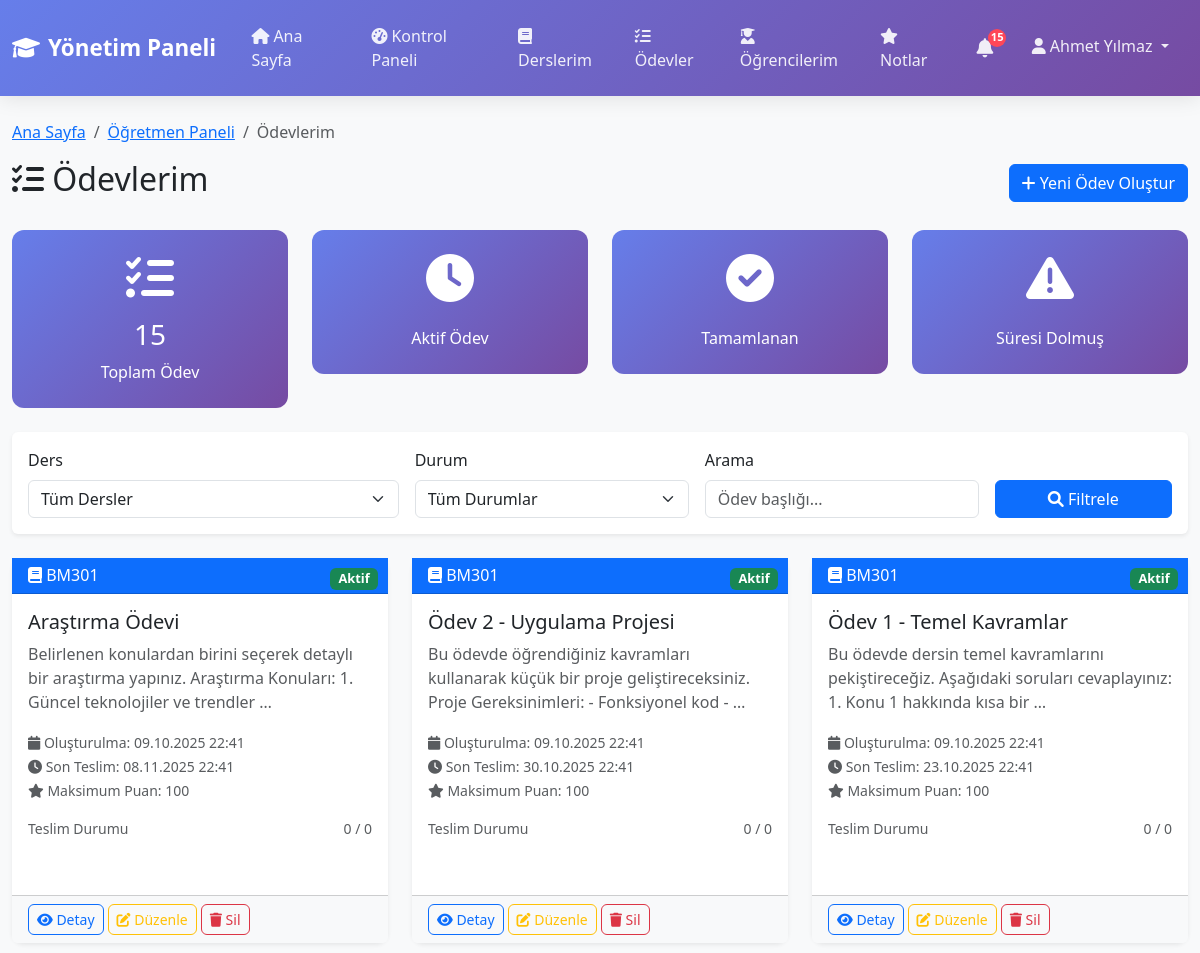
Before: /teachers/assignments/ (signed in, upper part) with the older database file.
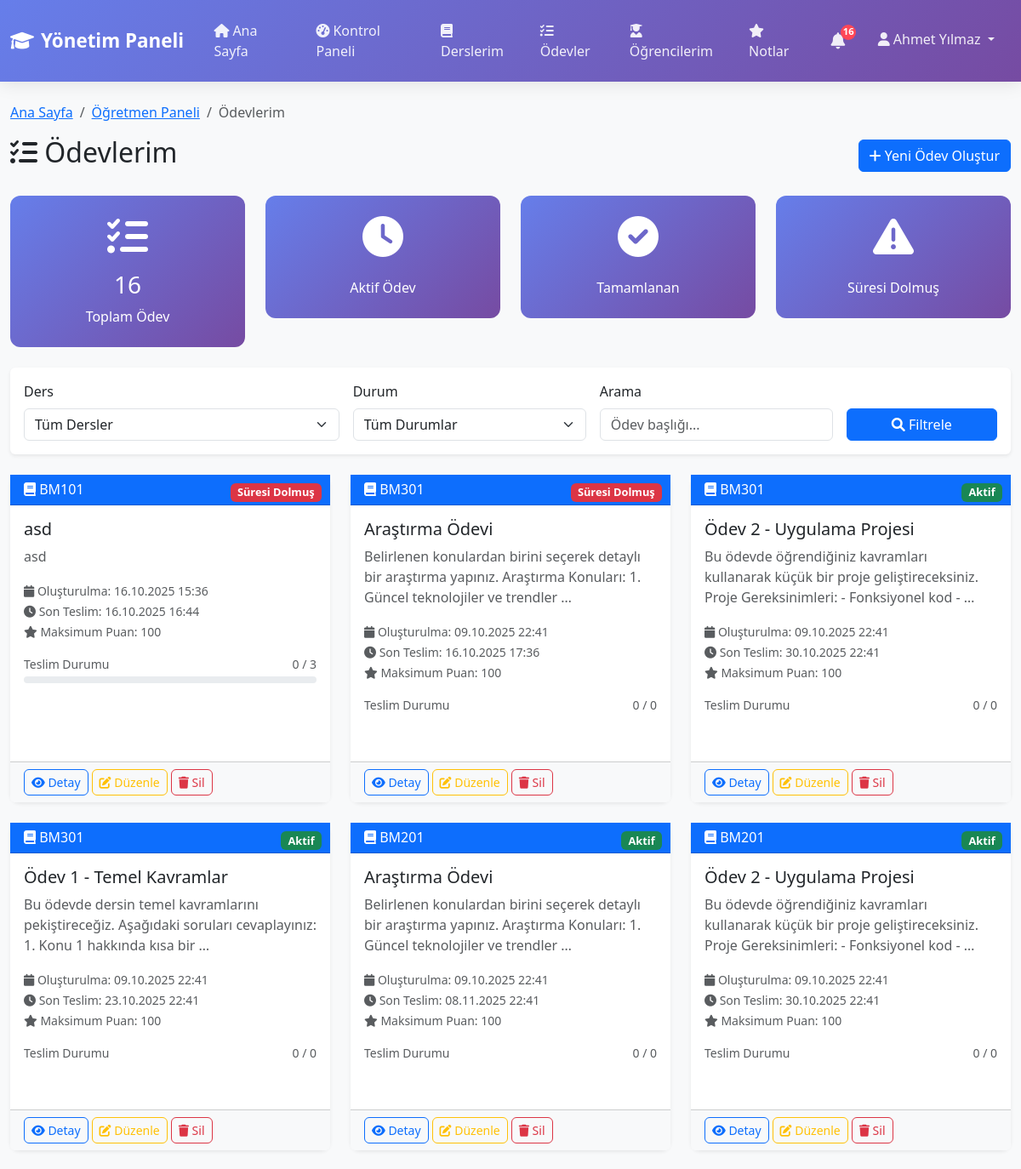
After: the same page with the newer database file.
### apps/users/models.py (models this page shows)
class User(AbstractUser):
    pass

### apps/courses/models.py (models this page shows, shortened)
class Assignment(models.Model):
    STATUS_CHOICES = [
        ('active', 'Aktif'),
        ('inactive', 'Pasif'),
        ('expired', 'Süresi Dolmuş'),
    ]
    group = models.ForeignKey(CourseGroup, on_delete=models.CASCADE, related_name='assignments')
    title = models.CharField(max_length=200)
    description = models.TextField()
    file_url = models.FileField(upload_to='assignments/', blank=True, null=True)
    create_date = models.DateTimeField(auto_now_add=True)
    due_date = models.DateTimeField()
    max_score = models.IntegerField(validators=[MinValueValidator(1)])
    status = models.CharField(max_length=20, choices=STATUS_CHOICES, default='active')
    class Meta:
        verbose_name = 'Ödev'
        verbose_name_plural = 'Ödevler'
        ordering = ['-create_date']
    @property
    def submission_count(self):
        return self.submissions.count()

class CourseGroup(models.Model):
    STATUS_CHOICES = [
        ('active', 'Aktif'),
        ('inactive', 'Pasif'),
        ('completed', 'Tamamlandı'),
    ]
    course = models.ForeignKey(Course, on_delete=models.CASCADE, related_name='groups')
    teacher = models.ForeignKey('teachers.Teacher', on_delete=models.CASCADE, related_name='course_groups')
    name = models.CharField(max_length=50, default='A')
    semester = models.CharField(max_length=20)
    classroom = models.CharField(max_length=50)
    schedule = models.CharField(max_length=200, help_text='Ör: Pazartesi 09:00-12:00')
    status = models.CharField(max_length=20, choices=STATUS_CHOICES, default='active')
    class Meta:
        verbose_name = 'Ders Grubu'
        verbose_name_plural = 'Ders Grupları'
        unique_together = ['course', 'teacher', 'semester']

class Course(models.Model):
    STATUS_CHOICES = [
        ('active', 'Aktif'),
        ('inactive', 'Pasif'),
        ('archived', 'Arşivlenmiş'),
    ]
    SEMESTER_CHOICES = [
        ('fall', 'Güz'),
        ('spring', 'Bahar'),
        ('summer', 'Yaz'),
    ]
    code = models.CharField(max_length=20, unique=True)
    name = models.CharField(max_length=200)
    credits = models.IntegerField(validators=[MinValueValidator(1), MaxValueValidator(10)])
    description = models.TextField()
    department = models.CharField(max_length=100)
    semester = models.CharField(max_length=10, choices=SEMESTER_CHOICES)
    capacity = models.IntegerField(validators=[MinValueValidator(1)])
    is_elective = models.BooleanField(default=False)
    status = models.CharField(max_length=20, choices=STATUS_CHOICES, default='active')
    class Meta:
        verbose_name = 'Ders'
        verbose_name_plural = 'Dersler'
        ordering = ['code']

### apps/teachers/views.py (the view)
# urls.py: path('assignments/', TeacherAssignmentsView.as_view(), name='assignments'),
class TeacherAssignmentsView(LoginRequiredMixin, UserPassesTestMixin, TemplateView):
    template_name = 'teachers/assignments.html'
    def test_func(self):
        return hasattr(self.request.user, 'userprofile') and self.request.user.userprofile.user_type == 'teacher'
    def get_context_data(self, **kwargs):
        context = super().get_context_data(**kwargs)
        controller = TeacherController()
        context.update(controller.get_teacher_assignments_context(self.request))
        return context

### apps/teachers/templates/teachers/assignments.html (shortened to what this page needs)
{% extends 'base.html' %}
{% block content %}
<div class="container-fluid">
    <nav aria-label="breadcrumb">
        <ol class="breadcrumb">
            <li class="breadcrumb-item"><a href="{% url 'home' %}">Ana Sayfa</a></li>
            <li class="breadcrumb-item"><a href="{% url 'teachers:dashboard' %}">Öğretmen Paneli</a></li>
            <li class="breadcrumb-item active">Ödevlerim</li>
        </ol>
    </nav>
    <div class="d-flex justify-content-between align-items-center mb-4">
        <h2><i class="fas fa-tasks"></i> Ödevlerim</h2>
        <a href="{% url 'courses:assignment_create' %}" class="btn btn-primary">
            <i class="fas fa-plus"></i> Yeni Ödev Oluştur
        </a>
    </div>
    <div class="row mb-4">
        <div class="col-md-3">
            <div class="stats-card">
                <i class="fas fa-tasks fa-3x mb-3"></i>
                <h3>{{ assignments|length }}</h3>
                <p class="mb-0">Toplam Ödev</p>
            </div>
        </div>
        <div class="col-md-3">
            <div class="stats-card">
                <i class="fas fa-clock fa-3x mb-3"></i>
                <p class="mb-0">Aktif Ödev</p>
            </div>
        </div>
        <div class="col-md-3">
            <div class="stats-card">
                <i class="fas fa-check-circle fa-3x mb-3"></i>
                <p class="mb-0">Tamamlanan</p>
            </div>
        </div>
        <div class="col-md-3">
            <div class="stats-card">
                <i class="fas fa-exclamation-triangle fa-3x mb-3"></i>
                <p class="mb-0">Süresi Dolmuş</p>
            </div>
        </div>
    </div>
    <div class="card mb-4">
        <div class="card-body">
            <form method="get" class="row g-3">
                <div class="col-md-4">
                    <label for="course" class="form-label">Ders</label>
                    <select class="form-select" id="course" name="course">
                        <option value="">Tüm Dersler</option>
                    </select>
                </div>
                <div class="col-md-3">
                    <label for="status" class="form-label">Durum</label>
                    <select class="form-select" id="status" name="status">
                        <option value="">Tüm Durumlar</option>
                    </select>
                </div>
                <div class="col-md-3">
                    <label for="search" class="form-label">Arama</label>
                    <input type="text" class="form-control" id="search" name="search"
                           placeholder="Ödev başlığı..." value="{{ request.GET.search }}">
                </div>
                <div class="col-md-2">
                    <label class="form-label">&nbsp;</label>
                    <div class="d-grid">
                        <button type="submit" class="btn btn-primary">
                            <i class="fas fa-search"></i> Filtrele
                        </button>
                    </div>
                </div>
            </form>
        </div>
    </div>
    {% if assignments %}
        <div class="row">
            {% for assignment in assignments %}
                <div class="col-lg-6 col-xl-4 mb-4">
                    <div class="assignment-card card h-100 position-relative">
                        {% if assignment.status == 'active' %}
                            {% now "Y-m-d H:i:s" as current_time %}
                            {% if assignment.due_date|date:"Y-m-d H:i:s" < current_time %}
                                <span class="due-date-badge badge bg-danger">Süresi Dolmuş</span>
                            {% else %}
                                <span class="due-date-badge badge bg-success">Aktif</span>
                            {% endif %}
                        {% elif assignment.status == 'inactive' %}
                            <span class="due-date-badge badge bg-secondary">Pasif</span>
                        {% else %}
                            <span class="due-date-badge badge bg-warning">{{ assignment.get_status_display }}</span>
                        {% endif %}
                        <div class="card-header bg-primary text-white">
                            <h6 class="card-title mb-0">
                                <i class="fas fa-book"></i> {{ assignment.group.course.code }}
                            </h6>
                        </div>
                        <div class="card-body">
                            <h5 class="card-title">{{ assignment.title }}</h5>
                            <p class="card-text text-muted">
                                {{ assignment.description|truncatewords:15 }}
                            </p>
                            <div class="mb-3">
                                <small class="text-muted">
                                    <i class="fas fa-calendar"></i> Oluşturulma: {{ assignment.create_date|date:"d.m.Y H:i" }}<br>
                                    <i class="fas fa-clock"></i> Son Teslim: {{ assignment.due_date|date:"d.m.Y H:i" }}<br>
                                    <i class="fas fa-star"></i> Maksimum Puan: {{ assignment.max_score }}
                                </small>
                            </div>
                            <div class="mb-3">
                                <div class="d-flex justify-content-between align-items-center mb-1">
                                    <small class="text-muted">Teslim Durumu</small>
                                    <small class="text-muted">{{ assignment.submission_count }} / {{ assignment.group.enrollments.count }}</small>
                                </div>
                                {% if assignment.group.enrollments.count > 0 %}
                                    {% widthratio assignment.submission_count assignment.group.enrollments.count 100 as progress_percent %}
                                    <div class="progress progress-bar-custom">
                                    </div>
                                {% endif %}
                            </div>
                        </div>
                        <div class="card-footer bg-light">
                            <div class="d-flex gap-1" role="group">
                                <a href="{% url 'courses:assignment_detail' assignment.pk %}" class="btn btn-outline-primary btn-sm">
                                    <i class="fas fa-eye"></i> Detay
                                </a>
                                <a href="{% url 'courses:assignment_update' assignment.pk %}" class="btn btn-outline-warning btn-sm">
                                    <i class="fas fa-edit"></i> Düzenle
                                </a>
                                <a href="{% url 'courses:assignment_delete' assignment.pk %}" class="btn btn-outline-danger btn-sm">
                                    <i class="fas fa-trash"></i> Sil
                                </a>
                            </div>
                        </div>
                    </div>
                </div>
            {% endfor %}
        </div>
    {% endif %}
</div>
{% endblock %}

### templates/base.html (shortened to what this page needs)
<!DOCTYPE html>
<html lang="tr">
<head>
    <link href="https://cdn.jsdelivr.net/npm/bootstrap@5.3.0/dist/css/bootstrap.min.css" rel="stylesheet">
    <link href="https://cdnjs.cloudflare.com/ajax/libs/font-awesome/6.0.0/css/all.min.css" rel="stylesheet">
</head>
<body>
    <nav class="navbar navbar-expand-lg navbar-dark bg-primary">
        <div class="container-fluid">
            <a class="navbar-brand" href="{% url 'home' %}">
                <i class="fas fa-graduation-cap me-2"></i>Yönetim Paneli
            </a>
            <div class="collapse navbar-collapse" id="navbarNav">
                <ul class="navbar-nav me-auto">
                    {% if user.is_authenticated %}
                        <li class="nav-item">
                            <a class="nav-link" href="{% url 'home' %}">
                                <i class="fas fa-home me-1"></i>Ana Sayfa
                            </a>
                        </li>
                        <li class="nav-item">
                            <a class="nav-link" href="{% url 'users:control_panel' %}">
                                <i class="fas fa-tachometer-alt me-1"></i>Kontrol Paneli
                            </a>
                        </li>
                        {% if user.userprofile.user_type == 'student' %}
                            <li class="nav-item">
                                <a class="nav-link" href="{% url 'courses:list' %}">
                                    <i class="fas fa-book me-1"></i>Derslerim
                                </a>
                            </li>
                            <li class="nav-item">
                                <a class="nav-link" href="{% url 'courses:assignment_list' %}">
                                    <i class="fas fa-tasks me-1"></i>Ödevlerim
                                </a>
                            </li>
                            <li class="nav-item">
                                <a class="nav-link" href="{% url 'notes:list' %}">
                                    <i class="fas fa-star me-1"></i>Notlarım
                                </a>
                            </li>
                        {% elif user.userprofile.user_type == 'teacher' %}
                            <li class="nav-item">
                                <a class="nav-link" href="{% url 'courses:list' %}">
                                    <i class="fas fa-book me-1"></i>Derslerim
                                </a>
                            </li>
                            <li class="nav-item">
                                <a class="nav-link" href="{% url 'courses:assignment_list' %}">
                                    <i class="fas fa-tasks me-1"></i>Ödevler
                                </a>
                            </li>
                            <li class="nav-item">
                                <a class="nav-link" href="{% url 'students:list' %}">
                                    <i class="fas fa-user-graduate me-1"></i>Öğrencilerim
                                </a>
                            </li>
                            <li class="nav-item">
                                <a class="nav-link" href="{% url 'notes:list' %}">
                                    <i class="fas fa-star me-1"></i>Notlar
                                </a>
                            </li>
                        {% endif %}
                    {% endif %}
                </ul>
                <ul class="navbar-nav">
                    {% if user.is_authenticated %}
                        <li class="nav-item dropdown">
                            <a class="nav-link notification-bell" href="#" id="notificationDropdown" role="button" data-bs-toggle="dropdown" aria-expanded="false">
                                <i class="fas fa-bell"></i>
                                <span class="notification-badge" id="notificationCount">{{ unread_notifications_count|default:0 }}</span>
                            </a>
                        </li>
                        <li class="nav-item dropdown">
                            <a class="nav-link dropdown-toggle" href="#" id="navbarDropdown" role="button" data-bs-toggle="dropdown">
                                <i class="fas fa-user me-1"></i>{{ user.get_full_name|default:user.username }}
                            </a>
                        </li>
                    {% endif %}
                </ul>
            </div>
        </div>
    </nav>
    <main class="{% if request.resolver_match.url_name == 'home' %}p-0{% else %}py-4{% endif %}">
        {% block content %}{% endblock %}
    </main>
</body>
</html>

Changed rows visible on the page:
added Assignment: status "Süresi Dolmuş", group.course.code "BM101", title "asd", description "asd", create_date "16.10.2025 15:36", due_date "16.10.2025 16:44", max_score "100", submission_count "0", group.enrollments.count "3"
changed Assignment (number 2 of 6 on the later page): due_date "08.11.2025 22:41" → "16.10.2025 17:36"; due_date "Aktif" → "Süresi Dolmuş"
now on this page (row unchanged): Assignment: status "Aktif", group.course.code "BM201", title "Araştırma Ödevi", description "Belirlenen konulardan birini seçerek detaylı bir araştırma yapınız. Araştırma Konuları: 1. Güncel teknolojiler ve trendler …", create_date "09.10.2025 22:41", due_date "08.11.2025 22:41", max_score "100", submission_count "0", group.enrollments.count "0"
now on this page (row unchanged): Assignment: status "Aktif", group.course.code "BM201", title "Ödev 2 - Uygulama Projesi", description "Bu ödevde öğrendiğiniz kavramları kullanarak küçük bir proje geliştireceksiniz. Proje Gereksinimleri: - Fonksiyonel kod - …", create_date "09.10.2025 22:41", due_date "30.10.2025 22:41", max_score "100", submission_count "0", group.enrollments.count "0"
Other visible differences:
{{ unread_notifications_count|default:0 }}: "15" → "16"
{{ assignments|length }}: "15" → "16"
